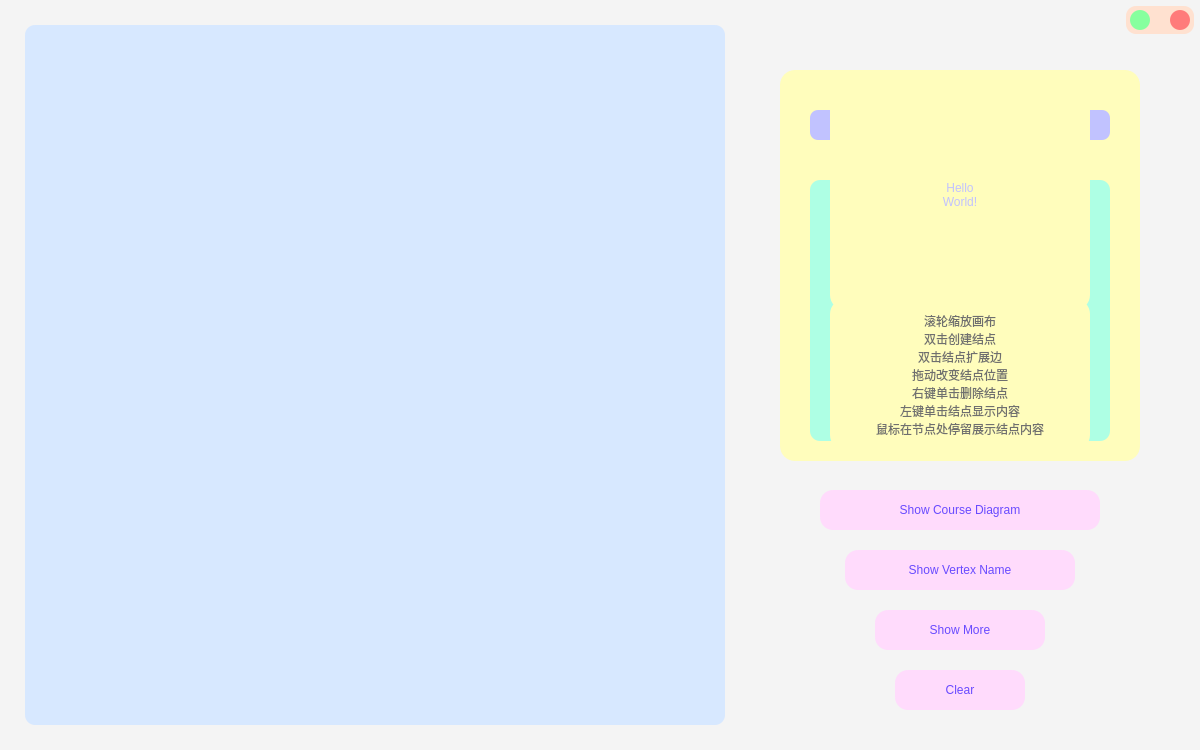
<?xml version="1.0" encoding="UTF-8"?>
<ui version="4.0">
 <class>Widget</class>
 <widget class="QWidget" name="Widget">
  <property name="enabled">
   <bool>true</bool>
  </property>
  <property name="geometry">
   <rect>
    <x>0</x>
    <y>0</y>
    <width>1200</width>
    <height>750</height>
   </rect>
  </property>
  <property name="windowTitle">
   <string>Widget</string>
  </property>
  <property name="styleSheet">
   <string notr="true">border-top-left-radius:10px;

border-top-right-radius:10px;

border-bottom-left-radius:10px;

border-bottom-right-radius:10px;

background-color: rgb(244, 244, 244);</string>
  </property>
  <widget class="QFrame" name="frame">
   <property name="geometry">
    <rect>
     <x>25</x>
     <y>25</y>
     <width>700</width>
     <height>700</height>
    </rect>
   </property>
   <property name="styleSheet">
    <string notr="true">background-color: rgb(215, 232, 255);

border-top-left-radius:10px;

border-top-right-radius:10px;

border-bottom-left-radius:10px;

border-bottom-right-radius:10px;
</string>
   </property>
   <property name="frameShape">
    <enum>QFrame::StyledPanel</enum>
   </property>
   <property name="frameShadow">
    <enum>QFrame::Raised</enum>
   </property>
   <property name="lineWidth">
    <number>1</number>
   </property>
   <property name="midLineWidth">
    <number>0</number>
   </property>
  </widget>
  <widget class="QPushButton" name="clearBtn">
   <property name="geometry">
    <rect>
     <x>895</x>
     <y>670</y>
     <width>130</width>
     <height>40</height>
    </rect>
   </property>
   <property name="styleSheet">
    <string notr="true">border-top-left-radius:13px;

border-top-right-radius:13px;

border-bottom-left-radius:13px;

border-bottom-right-radius:13px;

background-color: rgb(255, 219, 252);
color: rgb(104, 74, 255);</string>
   </property>
   <property name="text">
    <string>Clear</string>
   </property>
  </widget>
  <widget class="QLabel" name="closeBtn">
   <property name="geometry">
    <rect>
     <x>1170</x>
     <y>10</y>
     <width>20</width>
     <height>20</height>
    </rect>
   </property>
   <property name="styleSheet">
    <string notr="true">min-width: 20px;
 min-height:20px;
max-width:20px;
 max-height:20px;
border-radius:10;
background-color: rgb(255, 123, 123);</string>
   </property>
   <property name="text">
    <string/>
   </property>
  </widget>
  <widget class="QLabel" name="minimizeBtn">
   <property name="geometry">
    <rect>
     <x>1130</x>
     <y>10</y>
     <width>20</width>
     <height>20</height>
    </rect>
   </property>
   <property name="styleSheet">
    <string notr="true">min-width: 20px;
min-height:20px;
max-width:20px;
max-height:20px;
border-radius:10;
background-color: rgb(134, 255, 158);</string>
   </property>
   <property name="text">
    <string/>
   </property>
  </widget>
  <widget class="QFrame" name="vertexContentFrame">
   <property name="geometry">
    <rect>
     <x>780</x>
     <y>70</y>
     <width>360</width>
     <height>391</height>
    </rect>
   </property>
   <property name="styleSheet">
    <string notr="true">border-top-left-radius:15px;

border-top-right-radius:15px;

border-bottom-left-radius:15px;

border-bottom-right-radius:15px;

background-color: rgb(255, 253, 188);</string>
   </property>
   <property name="frameShape">
    <enum>QFrame::StyledPanel</enum>
   </property>
   <property name="frameShadow">
    <enum>QFrame::Raised</enum>
   </property>
   <widget class="QLabel" name="label">
    <property name="geometry">
     <rect>
      <x>120</x>
      <y>10</y>
      <width>121</width>
      <height>20</height>
     </rect>
    </property>
    <property name="styleSheet">
     <string notr="true">font: 75 italic 9pt &quot;Consolas&quot;;
color: rgb(255, 174, 93);</string>
    </property>
    <property name="text">
     <string>Vertex Name:</string>
    </property>
   </widget>
   <widget class="QTextEdit" name="vertexDetailTextEdit">
    <property name="enabled">
     <bool>true</bool>
    </property>
    <property name="geometry">
     <rect>
      <x>30</x>
      <y>110</y>
      <width>300</width>
      <height>261</height>
     </rect>
    </property>
    <property name="styleSheet">
     <string notr="true">border-top-left-radius:10px;

border-top-right-radius:10px;

border-bottom-left-radius:10px;

border-bottom-right-radius:10px;

background-color: rgb(174, 255, 228);
font: 9pt &quot;华光仿宋_CNKI&quot;;
color: rgb(97, 97, 97);</string>
    </property>
   </widget>
   <widget class="QLabel" name="label_2">
    <property name="geometry">
     <rect>
      <x>110</x>
      <y>80</y>
      <width>141</width>
      <height>20</height>
     </rect>
    </property>
    <property name="styleSheet">
     <string notr="true">font: 75 italic 9pt &quot;Consolas&quot;;
color: rgb(255, 174, 93);</string>
    </property>
    <property name="text">
     <string>Vertex Detail:</string>
    </property>
   </widget>
   <widget class="QLineEdit" name="vertexNameLineEdit">
    <property name="enabled">
     <bool>true</bool>
    </property>
    <property name="geometry">
     <rect>
      <x>30</x>
      <y>40</y>
      <width>300</width>
      <height>30</height>
     </rect>
    </property>
    <property name="styleSheet">
     <string notr="true">border-top-left-radius:8px;

border-top-right-radius:8px;

border-bottom-left-radius:8px;

border-bottom-right-radius:8px;

background-color: rgb(193, 194, 255);
font: 9pt &quot;华光仿宋_CNKI&quot;;
color: rgb(80, 80, 80);</string>
    </property>
    <property name="echoMode">
     <enum>QLineEdit::Normal</enum>
    </property>
    <property name="dragEnabled">
     <bool>true</bool>
    </property>
   </widget>
   <widget class="QLabel" name="HelloWorld">
    <property name="geometry">
     <rect>
      <x>50</x>
      <y>10</y>
      <width>260</width>
      <height>230</height>
     </rect>
    </property>
    <property name="styleSheet">
     <string notr="true">
font: 45pt &quot;Ink Free&quot;;
color: rgb(193, 194, 255);</string>
    </property>
    <property name="text">
     <string>Hello
World!</string>
    </property>
    <property name="scaledContents">
     <bool>true</bool>
    </property>
    <property name="alignment">
     <set>Qt::AlignCenter</set>
    </property>
   </widget>
   <widget class="QLabel" name="tipLabel">
    <property name="geometry">
     <rect>
      <x>50</x>
      <y>229</y>
      <width>260</width>
      <height>151</height>
     </rect>
    </property>
    <property name="styleSheet">
     <string notr="true">font: 9pt &quot;华光行书_CNKI&quot;;
color: rgb(111, 111, 111);</string>
    </property>
    <property name="text">
     <string>滚轮缩放画布
双击创建结点
双击结点扩展边
拖动改变结点位置
右键单击删除结点
左键单击结点显示内容
鼠标在节点处停留展示结点内容</string>
    </property>
    <property name="alignment">
     <set>Qt::AlignCenter</set>
    </property>
   </widget>
  </widget>
  <widget class="QPushButton" name="showNameBtn">
   <property name="geometry">
    <rect>
     <x>845</x>
     <y>550</y>
     <width>230</width>
     <height>40</height>
    </rect>
   </property>
   <property name="styleSheet">
    <string notr="true">border-top-left-radius:13px;

border-top-right-radius:13px;

border-bottom-left-radius:13px;

border-bottom-right-radius:13px;

background-color: rgb(255, 219, 252);
color: rgb(104, 74, 255);</string>
   </property>
   <property name="text">
    <string>Show Vertex Name</string>
   </property>
   <property name="checkable">
    <bool>true</bool>
   </property>
   <property name="checked">
    <bool>false</bool>
   </property>
  </widget>
  <widget class="QFrame" name="frame_2">
   <property name="geometry">
    <rect>
     <x>1126</x>
     <y>6</y>
     <width>68</width>
     <height>28</height>
    </rect>
   </property>
   <property name="styleSheet">
    <string notr="true">
border-top-left-radius:10px;

border-top-right-radius:10px;

border-bottom-left-radius:10px;

border-bottom-right-radius:10px;
background-color: rgb(255, 225, 208);</string>
   </property>
   <property name="frameShape">
    <enum>QFrame::StyledPanel</enum>
   </property>
   <property name="frameShadow">
    <enum>QFrame::Raised</enum>
   </property>
  </widget>
  <widget class="QPushButton" name="showDiagramBtn">
   <property name="geometry">
    <rect>
     <x>820</x>
     <y>490</y>
     <width>280</width>
     <height>40</height>
    </rect>
   </property>
   <property name="styleSheet">
    <string notr="true">border-top-left-radius:13px;

border-top-right-radius:13px;

border-bottom-left-radius:13px;

border-bottom-right-radius:13px;

background-color: rgb(255, 219, 252);
color: rgb(104, 74, 255);</string>
   </property>
   <property name="text">
    <string>Show Course Diagram</string>
   </property>
  </widget>
  <widget class="QPushButton" name="showMoreBtn">
   <property name="geometry">
    <rect>
     <x>875</x>
     <y>610</y>
     <width>170</width>
     <height>40</height>
    </rect>
   </property>
   <property name="styleSheet">
    <string notr="true">border-top-left-radius:13px;

border-top-right-radius:13px;

border-bottom-left-radius:13px;

border-bottom-right-radius:13px;

background-color: rgb(255, 219, 252);
color: rgb(104, 74, 255);</string>
   </property>
   <property name="text">
    <string>Show More</string>
   </property>
  </widget>
  <zorder>frame_2</zorder>
  <zorder>vertexContentFrame</zorder>
  <zorder>clearBtn</zorder>
  <zorder>frame</zorder>
  <zorder>closeBtn</zorder>
  <zorder>minimizeBtn</zorder>
  <zorder>showNameBtn</zorder>
  <zorder>showDiagramBtn</zorder>
  <zorder>showMoreBtn</zorder>
 </widget>
 <resources/>
 <connections/>
</ui>
